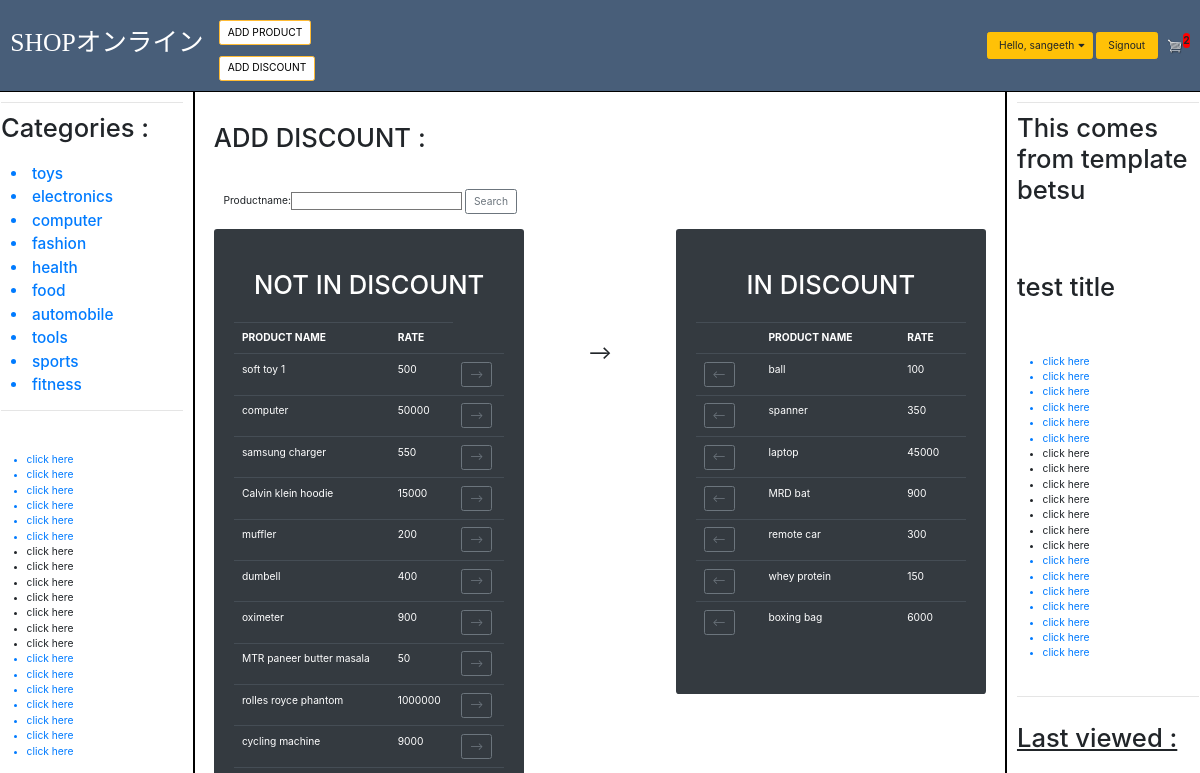
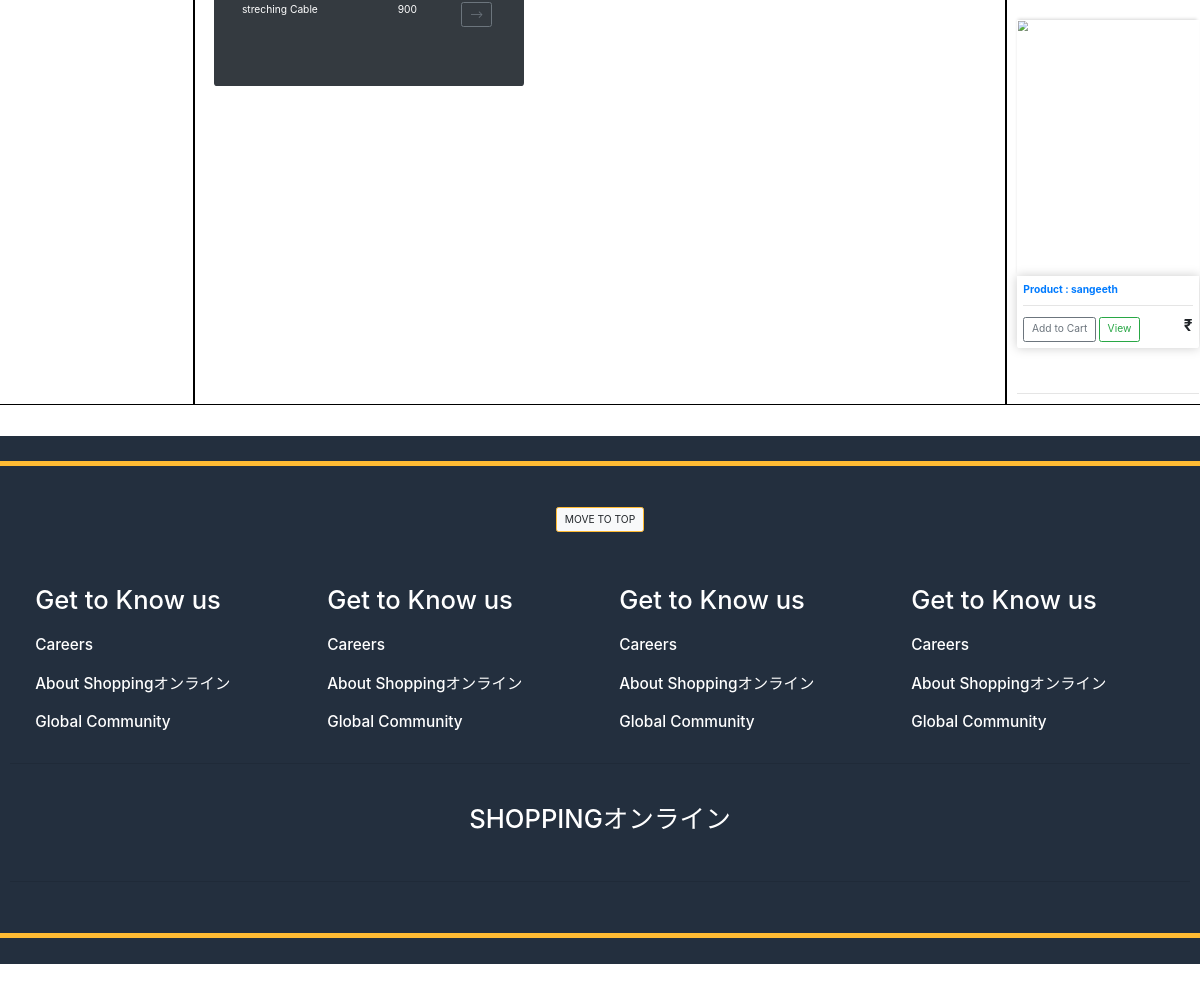
The page /products/adddiscount (signed in) on the database its author committed (2 pictures, top to bottom).
### structure/models.py (models this page shows, shortened)
class categories(models.Model):
    categoryid = models.AutoField(primary_key=True)
    categoryname = models.CharField(max_length=30)
    description = models.CharField(max_length=50 , blank=True)
    categorypicture = models.ImageField(upload_to = "category_pictures", blank = True)

class products(models.Model):
    productid = models.AutoField(primary_key=True)
    productname = models.CharField(max_length=30)
    productdescription = models.CharField(max_length=50, blank=True)
    supplier = models.ForeignKey(suppliers, on_delete=models.CASCADE)
    category = models.ForeignKey(categories , on_delete= models.CASCADE)
    unit_price = models.IntegerField()
    discount = models.IntegerField(blank=True, default=0)
    instock = models.IntegerField(blank=True)
    available = models.BooleanField(default=True)
    currentorders = models.CharField(max_length=100 , blank=True)
    rank = models.IntegerField(blank=True , default=0)
    picture = models.ImageField(default = 'default.png' , upload_to = "product_pictures" , blank = True)
    likes = models.IntegerField(default=0 , blank=True)
    dislikes = models.IntegerField(default=0 , blank=True)
    created_at = models.DateTimeField(null=True , auto_now_add=True)

### products/views.py (the view, shortened to what this page needs)
# urls.py: path('adddiscount', views.adddiscount , name = "adddiscount"),
def adddiscount(request):
    if request.method == "GET":
        request.session['searchtype'] = 'home'
        request.session.modified = True
        if request.user.is_authenticated:
            curruser = request.user
            category = categories.objects.all()
            form = searchproductform()
            product = products.objects.all()
            cart_count = orderdetails.objects.filter(customer=request.user , order = None).count()
            context = {
                'curr_user' : curruser,
                'category' : category,
                'product' : product,
                'cart_count' : cart_count ,
                'form' : form
            }
            return render(request,'product/discount.html',context)

### homepage/forms.py
class searchproductform(ModelForm):
    def __init__(self, *args, **kwargs):
        super(searchproductform, self).__init__(*args, **kwargs)
        self.fields['productname'].required = False
    class Meta:
        model = products
        fields = ['productname']

### templates/product/discount.html (shortened to what this page needs)
<!DOCTYPE html>
{% extends "base.html" %}
{% load static %}
{% load bootstrap_tags %}
{% block leftnav %}
    <div class="right-nav">
        <hr>
        <h1> Categories : </h1><br>
            <div class="container">
                {% for cat in category %}
                    <h4><a href="{% url 'homepage:category' cat.categoryid %}" style="align-items: center;"><li>{{cat.categoryname}}</li></a></h4>
                {% endfor %}
            </div>
        <hr>
        <br><br>
        <ul>
            <a href="#"><li>click here</li></a>
            <a href="#"><li>click here</li></a>
            <a href="#"><li>click here</li></a>
            <a href="#"><li>click here</li></a>
            <a href="#"><li>click here</li></a>
            <a href="#"><li>click here</li></a>
            <li>click here</li>
            <li>click here</li>
            <li>click here</li>
            <li>click here</li>
            <li>click here</li>
            <li>click here</li>
            <li>click here</li>
            <a href="#"><li>click here</li></a>
            <a href="#"><li>click here</li></a>
            <a href="#"><li>click here</li></a>
            <a href="#"><li>click here</li></a>
            <a href="#"><li>click here</li></a>
            <a href="#"><li>click here</li></a>
            <a href="#"><li>click here</li></a>
        </ul>
    </div>
{% endblock %}
{% block rightnav %}
    <div class="right-nav">
        <hr>
        <h1> This comes from template betsu </h1>
        <br><br><br><br>
        <h1>test title</h1>
        <br><br><br>
        <ul>
            <a href=""><li>click here</li></a>
            <a href=""><li>click here</li></a>
            <a href=""><li>click here</li></a>
            <a href=""><li>click here</li></a>
            <a href=""><li>click here</li></a>
            <a href=""><li>click here</li></a>
            <li>click here</li>
            <li>click here</li>
            <li>click here</li>
            <li>click here</li>
            <li>click here</li>
            <li>click here</li>
            <li>click here</li>
            <a href=""><li>click here</li></a>
            <a href=""><li>click here</li></a>
            <a href=""><li>click here</li></a>
            <a href=""><li>click here</li></a>
            <a href=""><li>click here</li></a>
            <a href=""><li>click here</li></a>
            <a href=""><li>click here</li></a>
        </ul>
    </div>
{% endblock %}
{% block body %}
<br><br>
    <div class="container">
        <h1>ADD DISCOUNT : </h1> <br>
        <br>
        <form action = " {% url 'products:adddiscount' %}" enctype="multipart/form-data" method="POST">
            <div class="container sign-form">
                {{ form|as_bootstrap  }}
                <input type="submit" class = 'btn btn-outline-secondary' name="submit" value="Search">
            </div>
        </form>
        <br>
        <div class="row">
            <div class="col-lg-5">
                <div class="jumbotron bg-dark text-white">
                    <h1 style="text-align: center;">NOT IN DISCOUNT</h1><br>
                    <table class="table table-dark">
                        <tr>
                            <th>PRODUCT NAME</th>
                            <th>RATE</th>
                        </tr>
                        {% for pdt in product %}
                            {% if pdt.discount == 0 %}
                                <tr>
                                    <td>{{pdt.productname}}</td>
                                    <td>{{pdt.unit_price}}</td>
                                    <td>
                                        <a href="{% url 'products:setdiscount' pdt.productid %}"><button title="Add Discount" class="btn btn-outline-secondary"> --> </button></a>
                                    </td>
                                </tr>
                            {%endif%}
                        {% endfor %}
                    </table>
                </div>
            </div>
            <div class="col-lg-2">
                <h3 style="text-align: center; margin-top: 100%;">--></h3>
            </div>
            <div class="col-lg-5">
                <div class="jumbotron bg-dark text-white">
                    <h1 style="text-align: center;">IN DISCOUNT</h1><br>
                    <table class="table table-dark">
                        <tr>
                            <th></th>
                            <th>PRODUCT NAME</th>
                            <th>RATE</th>
                        </tr>
                        {% for pdt in product %}
                            {% if pdt.discount > 0 %}
                                <tr>
                                    <td>
                                        <a href="{% url 'products:setdiscount' pdt.productid %}"><button title="Remove Discount" class="btn btn-outline-secondary"> <-- </button></a>
                                    </td>
                                    <td>{{pdt.productname}}</td>
                                    <td>{{pdt.unit_price}}</td>
                                </tr>
                            {% endif %}
                        {% endfor %}
                    </table>
                </div>
            </div>
        </div>
    </div>
{% endblock %}

### templates/base.html (shortened to what this page needs)
<!DOCTYPE html>
{% load static %}
<html>
<head>
    <link rel="stylesheet" href="https://stackpath.bootstrapcdn.com/bootstrap/4.4.1/css/bootstrap.min.css">
    <link rel="stylesheet" type="text/css" href="{% static 'css/base.css' %}">
    <link rel="stylesheet" href="https://use.fontawesome.com/releases/v5.12.1/css/all.css">
</head>
<body>
        <nav class="navbar navbar-expand-lg" style="background-color: #485e79;">
        <a class="navbar-brand" href="{% url 'homepage:home' %}"> <h1 style="font-family: comicsans; color: white;" >SHOPオンライン</h1></a>
        <div class="collapse navbar-collapse" id="navbarSupportedContent">
            <ul class="navbar-nav mr-auto">
                <li class="nav-item active" style="display: inline;">
                    <a class="nav-link" href="#"> <span class="sr-only">(current)</span></a>
                    {% if request.user.id == 1 %}
                        <a class="nav-link" style="display: block;" href="{% url 'products:addproduct' %}" > <button class="btn btn-primary" style="background-color: white; color: black; border: 0.1px solid #ffbb33"> ADD PRODUCT </button></a>
                        <a class="nav-link" style="display: block;" href="{% url 'products:adddiscount' %}" > <button class="btn btn-primary" style="background-color: white; color: black; border: 0.1px solid #ffbb33"> ADD DISCOUNT </button></a>
                    {% endif %}
                </li>
            </ul>
            <div class="form-inline my-2 my-lg-0">
                {% if user.is_authenticated %}
                    <div class="dropdown">
                        <a href="#" class="btn btn-warning" style="margin: 4px;"><button class = "button btn-warning dropbtn" style="border: none;"> Hello, {{user.username}}</button><i class="fa fa-caret-down"></i></a>
                    </div>
                    <a href="{% url 'registration:signout' %}" class="btn btn-warning"> <button class = "button btn-warning" style="border: none;" onclick="return confirm('are you sure ?') "> Signout </button></a>
                {% else %}
                    <a href="{% url 'registration:signin' %}" style="margin: 4px;" class="btn btn-warning">Signin</a>
                    <a href="{% url 'registration:signup' %}" class="btn btn-warning">Signup</a>
                {% endif %}
                <a href="{% url 'cart:home' %}">
                    <img id="cart-icon" src="{% static 'img/cart.png' %}">
                </a>
                <p id="cart-total" style="background-color: red; border-radius: 22px; ">{{cart_count}}</p>
            </div>
        </div>
    </nav>
    <div class="row">
        <div class="col-md-2" style="border: 2px solid black; min-height: 1350px;">
            {% block leftnav %}
            {% endblock leftnav %}
        </div>
        <div class="col-md-8" style="border: 2px solid black;  min-height: 1350px;">
            {% block body %}
            {% endblock body %}
        </div>
        <div class="col-md-2" style="border: 2px solid black;  min-height: 1350px;">
            {% block rightnav %}
            {% endblock rightnav %}
            {% if request.session.current_pdt_id %}
                <br>
                <hr>
                <br>
                {% include 'nav content/rightnav/rightnav_recentproduct.html' %}
                <br><hr>
            {% endif %}
        </div>
    <br><br>
            <div style="background-color: #232F3E; height: 100%;">
                <br>
                <hr style="border-color: #ffbb33; border-width: 8px;">
                {% include 'landing/end.html' %}
                <hr style="border-color: #ffbb33; border-width: 8px;">
                <br>
            </div>
</body>
</html>

### templates/nav content/rightnav/rightnav_recentproduct.html
    <div>
        <h1> <u> Last viewed :</u> </h1>
        <br>
            <div class="pdt-box-rightnav">
                <a href="{% url 'products:home' request.session.current_pdt_id  %}">
                <img class="thumbnail" src={{request.session.current_pdt_pic}}>
                <div class="box-element product">
                    <h6><strong>Product : {{ request.session.current_pdt_name }}</strong></h6>
                    <hr></a>
            <a href="{% url 'products:addtocart' request.session.current_pdt_id %}"> <button  class="btn btn-outline-secondary add-btn">Add to Cart</button></a>
            <a class="btn btn-outline-success" href="{% url 'products:home' request.session.current_pdt_id %}">View</a>
            <h4 style="display: inline-block; float: right"><strong>₹{{request.session.current_pdt_price}}</strong></h4>
                </div>
            </div>
    </div>

### static/css/base.css (style rules this page uses)
html, body { zoom: 80%; max-width: 100%; overflow-x: hidden; }
#cart-total { text-decoration: none; cursor: pointer; font-weight: bold; }
.box-element { box-shadow: hsl(0, 0%, 80%) 0 0 16px; background-color: #fff; border-radius: 4px; padding: 10px; }
.product { border-radius: 0 0 4px 4px; }
.thumbnail { width: 100%; height: 400px; -webkit-box-shadow: -1px -3px 5px -2px rgba(214, 214, 214, 1); -moz-box-shadow: -1px -3px 5px -2px rgba(214, 214, 214, 1); box-shadow: -1px -3px 5px -2px rgba(214, 214, 214, 1); }
#cart-icon { width: 25px; display: inline-block; margin-left: 15px; }
.pdt-box-rightnav { margin: 30px 0px; }
.container { max-width: 100%; overflow:auto; }
fieldset, label { margin: 0; padding: 0; }

### rows shown on the page
categories: categoryname "toys"
categories: categoryname "electronics"
categories: categoryname "computer"
categories: categoryname "fashion"
categories: categoryname "health"
categories: categoryname "food"
categories: categoryname "automobile"
categories: categoryname "tools"
categories: categoryname "sports"
categories: categoryname "fitness"
products: productname "soft toy 1", unit_price "500"
products: productname "computer", unit_price "50000"
products: productname "samsung charger", unit_price "550"
products: productname "Calvin klein hoodie", unit_price "15000"
products: productname "muffler", unit_price "200"
products: productname "dumbell", unit_price "400"
products: productname "oximeter", unit_price "900"
products: productname "MTR paneer butter masala", unit_price "50"
products: productname "rolles royce phantom", unit_price "1000000"
products: productname "cycling machine", unit_price "9000"
products: productname "streching Cable", unit_price "900"
products: productname "ball", unit_price "100"
products: productname "spanner", unit_price "350"
products: productname "laptop", unit_price "45000"
products: productname "MRD bat", unit_price "900"
products: productname "remote car", unit_price "300"
products: productname "whey protein", unit_price "150"
products: productname "boxing bag", unit_price "6000"

### other values the page prints
{{ user.username }} "sangeeth"
{{ cart_count }} "2"
{{ request.session.current_pdt_name }} "sangeeth"
